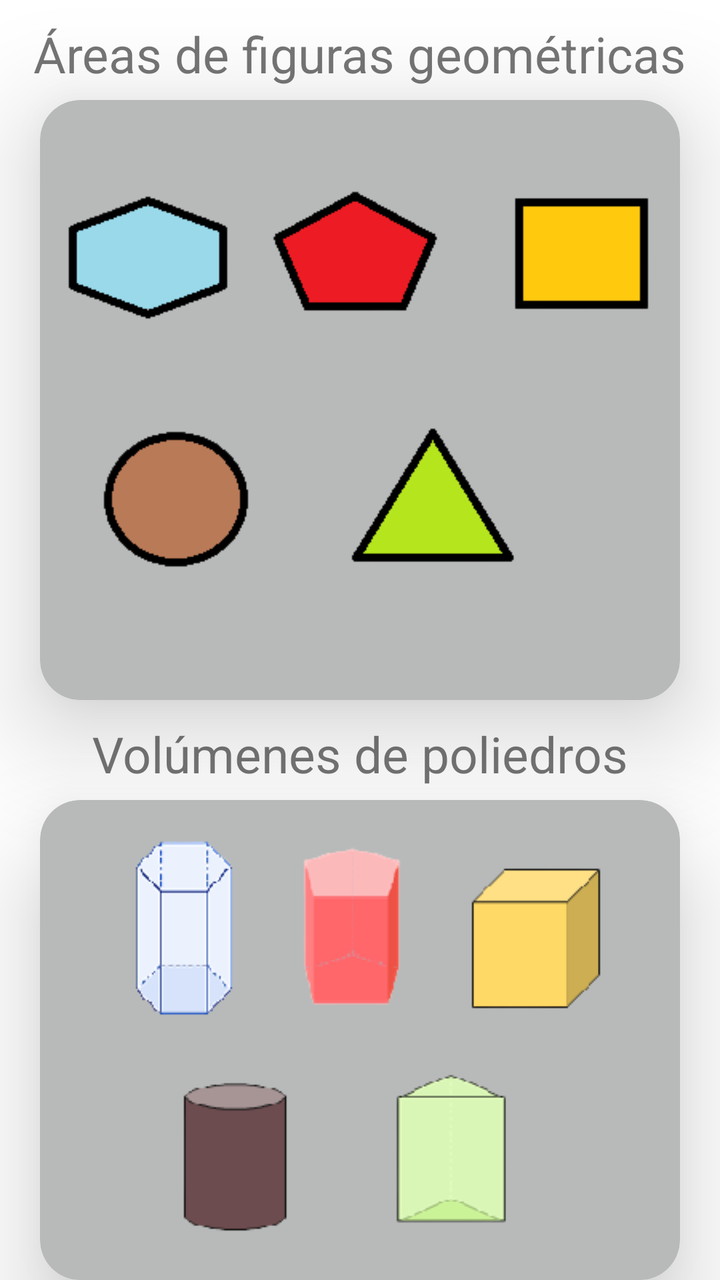
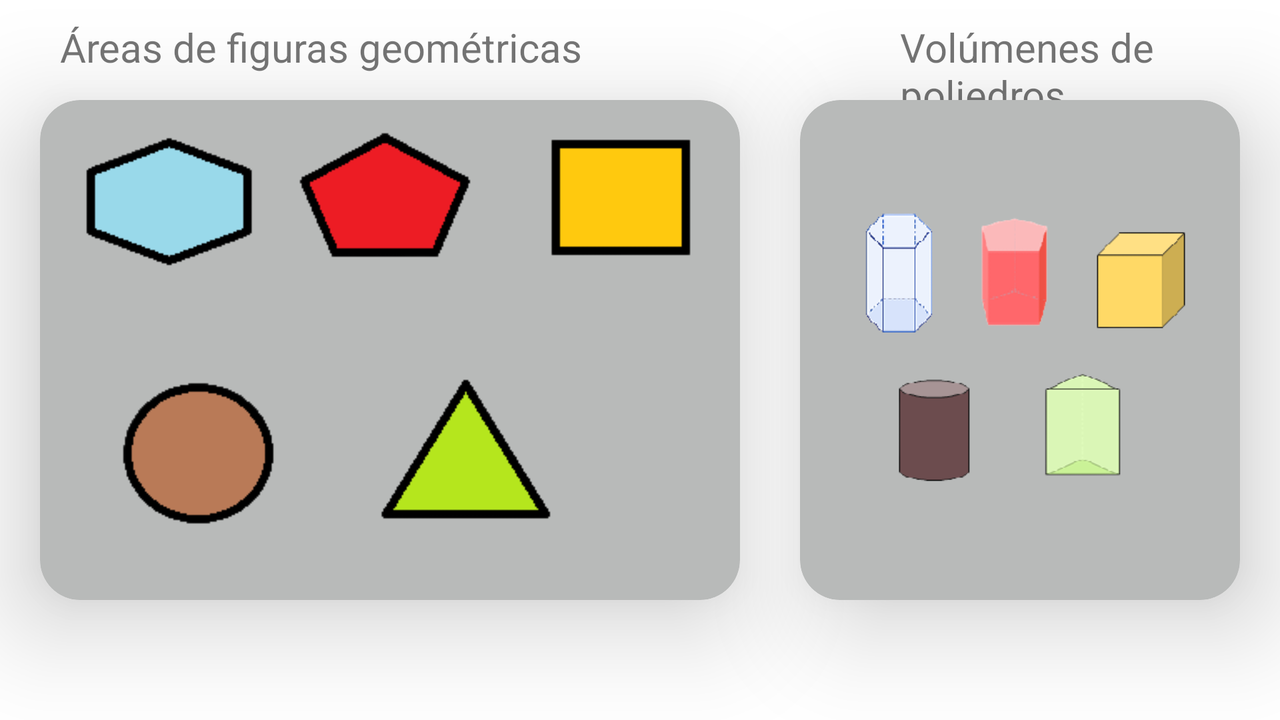

An Android layout and its configuration variant, each rendered on a device that would load it. The default file and the variant file are quoted in full after the pictures.
<!-- AndroidManifest.xml: application theme Theme.AreasVolumenesYPYF -->
<!-- res/layout/activity_main.xml -->
<?xml version="1.0" encoding="utf-8"?>
<RelativeLayout
    xmlns:android="http://schemas.android.com/apk/res/android"
    xmlns:app="http://schemas.android.com/apk/res-auto"
    xmlns:tools="http://schemas.android.com/tools"
    android:layout_width="match_parent"
    android:layout_height="match_parent"
    android:orientation="vertical"
    tools:context=".MainActivity">

    <TextView
        android:layout_width="wrap_content"
        android:layout_height="wrap_content"
        android:text="Áreas de figuras geométricas"
        android:layout_marginTop="10dp"
        android:textSize="25dp"
        android:layout_centerHorizontal="true"/>
    <androidx.cardview.widget.CardView
        android:id="@+id/cardAreas"
        android:layout_width="wrap_content"
        android:layout_height="wrap_content"
        android:focusable="true"
        android:foreground="?android:attr/selectableItemBackgroundBorderless"
        android:layout_marginTop="50dp"
        android:layout_marginLeft="20dp"
        android:layout_marginRight="20dp"
        app:cardBackgroundColor="#B8BAB9"
        app:cardCornerRadius="20dp"
        app:cardElevation="30dp">
        <ImageView
            android:id="@+id/imgMenuAreas"
            android:layout_width="match_parent"
            android:layout_height="match_parent"
            app:srcCompat="@drawable/areas_r"/>
    </androidx.cardview.widget.CardView>

    <TextView
        android:layout_width="wrap_content"
        android:layout_height="wrap_content"
        android:text="Volúmenes de poliedros"
        android:layout_marginTop="360dp"
        android:textSize="25dp"
        android:layout_centerHorizontal="true"/>

    <androidx.cardview.widget.CardView
        android:id="@+id/cardVolumenes"
        android:layout_width="wrap_content"
        android:layout_height="wrap_content"
        android:focusable="true"
        android:foreground="?android:attr/selectableItemBackgroundBorderless"
        android:layout_marginTop="400dp"
        android:layout_marginLeft="20dp"
        android:layout_marginRight="20dp"
        app:cardBackgroundColor="#B8BAB9"
        app:cardCornerRadius="20dp"
        app:cardElevation="30dp">
        <ImageView
            android:id="@+id/imgMenuVolumenes"
            android:layout_width="match_parent"
            android:layout_height="match_parent"
            app:srcCompat="@drawable/volumenes_r"/>
    </androidx.cardview.widget.CardView>



</RelativeLayout>
<!-- resources referenced by this layout -->
<resources>
  <!-- drawable areas_r: png bitmap (drawable, 7726 bytes) -->
  <!-- drawable volumenes_r: png bitmap (drawable, 14728 bytes) -->
  <style name="Theme.AreasVolumenesYPYF" parent="Theme.MaterialComponents.DayNight.DarkActionBar">
          
          <item name="colorPrimary">#99F42B</item>
          <item name="colorPrimaryVariant">#99F42B</item>
          <item name="colorOnPrimary">@color/white</item>
          
          <item name="colorSecondary">#99F42B</item>
          <item name="colorSecondaryVariant">#99F42B</item>
          <item name="colorOnSecondary">@color/black</item>
          
          <item name="android:statusBarColor" tools:targetApi="l">?attr/colorPrimaryVariant</item>
          
      </style>
</resources>
<!-- res/layout-land/activity_main.xml (the repository's variant of the layout above) -->
<!-- drawn on the phone turned sideways -->
<?xml version="1.0" encoding="utf-8"?>
<RelativeLayout
    xmlns:android="http://schemas.android.com/apk/res/android"
    xmlns:app="http://schemas.android.com/apk/res-auto"
    xmlns:tools="http://schemas.android.com/tools"
    android:layout_width="match_parent"
    android:layout_height="match_parent"
    android:orientation="vertical"
    tools:context=".MainActivity">

    <TextView
        android:layout_width="wrap_content"
        android:layout_height="wrap_content"
        android:text="Áreas de figuras geométricas"
        android:layout_marginTop="10dp"
        android:textSize="20dp"
        android:layout_marginLeft="30dp"/>
    <androidx.cardview.widget.CardView
        android:id="@+id/cardAreas"
        android:layout_width="350dp"
        android:layout_height="250dp"
        android:clickable="true"
        android:focusable="true"
        android:layout_marginTop="50dp"
        android:layout_marginLeft="20dp"
        android:layout_marginRight="20dp"
        app:cardBackgroundColor="#B8BAB9"
        app:cardCornerRadius="20dp"
        app:cardElevation="30dp">
        <ImageView
            android:id="@+id/imgMenuAreas"
            android:layout_width="match_parent"
            android:layout_height="match_parent"
            app:srcCompat="@drawable/areas_r"/>
    </androidx.cardview.widget.CardView>

    <TextView
        android:layout_width="wrap_content"
        android:layout_height="wrap_content"
        android:text="Volúmenes de poliedros"
        android:layout_marginTop="10dp"
        android:textSize="20dp"
        android:layout_marginLeft="450dp"/>

    <androidx.cardview.widget.CardView
        android:id="@+id/cardVolumenes"
        android:layout_width="350dp"
        android:layout_height="250dp"
        android:clickable="true"
        android:focusable="true"
        android:layout_marginTop="50dp"
        android:layout_marginLeft="400dp"
        android:layout_marginRight="20dp"
        app:cardBackgroundColor="#B8BAB9"
        app:cardCornerRadius="20dp"
        app:cardElevation="30dp">
        <ImageView
            android:id="@+id/imgMenuVolumenes"
            android:layout_width="match_parent"
            android:layout_height="match_parent"
            app:srcCompat="@drawable/volumenes_r"/>
    </androidx.cardview.widget.CardView>
</RelativeLayout>
